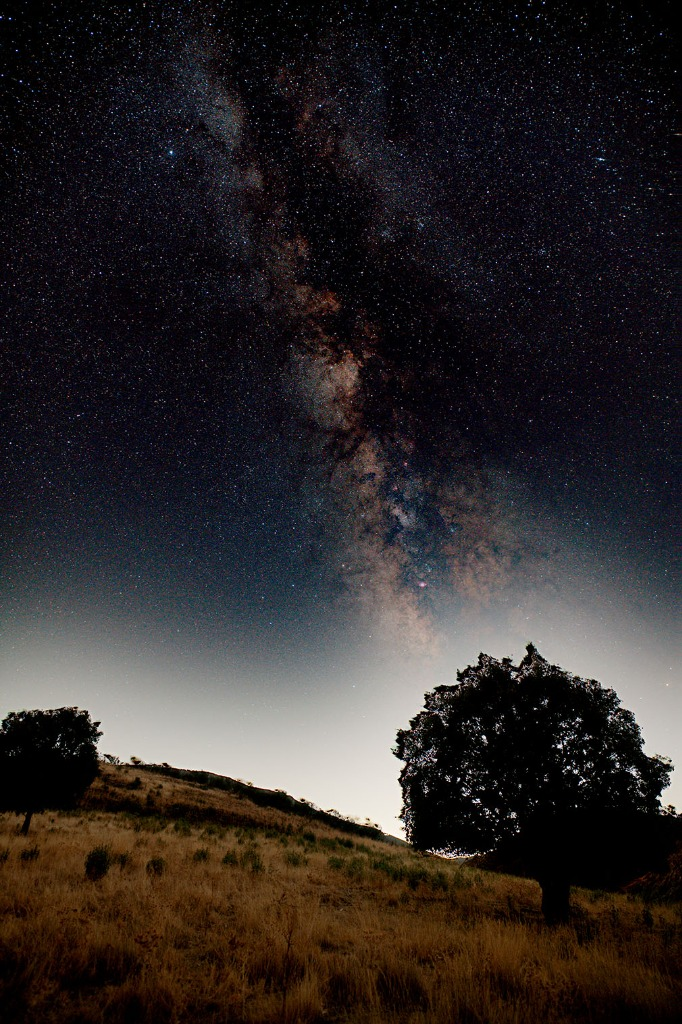
#> input picture gui/assets/showcase_milkyway.jpg, 682 x 1024 px; its folder holds only this picture in this run
$ python -i eclipse.py   (imports and definitions only)
#> lines starting #> are read from the running program, lines starting #| are printed output that depends on the picture; after the words box and inside, x2 and y2 are one past the last pixel; in counts of white or black regions, pixels touching at a corner belong together
### core/stacking.py
# core/stacking.py
import os
import gc
import cv2
import numpy as np
import rawpy
import tifffile
import tempfile
import multiprocessing as mp
from concurrent.futures import ProcessPoolExecutor, ThreadPoolExecutor
from astropy.io import fits

# Aceleración nativa de CPU con Numba (fallback transparente a NumPy si no está disponible)
try:
    import numba
    from numba import njit, prange
    HAS_NUMBA = True
except ImportError:
    HAS_NUMBA = False

if HAS_NUMBA:
    @njit(fastmath=True)
    def _sort_inplace(arr):
        """Ordenamiento por inserción in-place ultrarrápido para vectores locales pequeños (N <= 100)."""
        n = len(arr)
        for i in range(1, n):
            key = arr[i]
            j = i - 1
            while j >= 0 and arr[j] > key:
                arr[j + 1] = arr[j]
                j -= 1
            arr[j + 1] = key

    @njit(parallel=True, fastmath=True, nogil=True)
    def _kappa_sigma_kernel_numba(data, kappa):
        """
        Kernel compilado en LLVM para integración Kappa-Sigma con MAD en una sola pasada.
        Opera en memoria caché L1/L2 con cero asignaciones en el heap de Python.
        data: shape (n_frames, total_items)
        """
        n_frames, total_items = data.shape
        out = np.empty(total_items, dtype=np.float32)

        for p in prange(total_items):
            # 1. Copiar valores locales a un buffer de pila
            v = np.empty(n_frames, dtype=np.float32)
            for i in range(n_frames):
                v[i] = data[i, p]

            # 2. Mediana local
            _sort_inplace(v)
            if n_frames % 2 == 1:
                med = v[n_frames // 2]
            else:
                med = 0.5 * (v[n_frames // 2 - 1] + v[n_frames // 2])

            # 3. Desviaciones absolutas respecto a la mediana
            d = np.empty(n_frames, dtype=np.float32)
            for i in range(n_frames):
                d[i] = abs(data[i, p] - med)

            # 4. MAD (Median Absolute Deviation)
            _sort_inplace(d)
            if n_frames % 2 == 1:
                mad = d[n_frames // 2]
            else:
                mad = 0.5 * (d[n_frames // 2 - 1] + d[n_frames // 2])

            sigma = 1.4826 * mad + 1e-6
            low = med - kappa * sigma
            high = med + kappa * sigma

            # 5. Promedio de valores válidos
            s = 0.0
            cnt = 0
            for i in range(n_frames):
                val = data[i, p]
                if low <= val <= high:
                    s += val
                    cnt += 1

            if cnt > 0:
                out[p] = s / cnt
            else:
                out[p] = med

        return out

    @njit(parallel=True, fastmath=True, nogil=True)
    def _percentile_kernel_numba(data, target_p):
        """Kernel compilado para cálculo exacto de percentil con interpolación lineal."""
        n_frames, total_items = data.shape
        out = np.empty(total_items, dtype=np.float32)
        rank = (target_p / 100.0) * (n_frames - 1)
        i0 = int(rank)
        i1 = min(i0 + 1, n_frames - 1)
        frac = float(rank - i0)

        for p in prange(total_items):
            v = np.empty(n_frames, dtype=np.float32)
            for i in range(n_frames):
                v[i] = data[i, p]
            _sort_inplace(v)
            out[p] = v[i0] + frac * (v[i1] - v[i0])

        return out

    @njit(parallel=True, fastmath=True, nogil=True)
    def _median_kernel_numba(data):
        """Kernel compilado para cálculo rápido de mediana en franjas."""
        n_frames, total_items = data.shape
        out = np.empty(total_items, dtype=np.float32)

        for p in prange(total_items):
            v = np.empty(n_frames, dtype=np.float32)
            for i in range(n_frames):
                v[i] = data[i, p]
            _sort_inplace(v)
            if n_frames % 2 == 1:
                out[p] = v[n_frames // 2]
            else:
                out[p] = 0.5 * (v[n_frames // 2 - 1] + v[n_frames // 2])

        return out

    # Calentamiento JIT anticipado con arrays mínimos de prueba
    try:
        _dummy = np.zeros((2, 2), dtype=np.float32)
        _kappa_sigma_kernel_numba(_dummy, 2.2)
        _percentile_kernel_numba(_dummy, 50.0)
        _median_kernel_numba(_dummy)
    except Exception:
        pass


# [595 lines left out: functions load_image_as_float32, get_image_dimensions, _median_stack_chunked, create_master_bias, create_master_dark, create_master_flat and 9 more, not called in this run]

### core/eclipse.py
# core/eclipse.py
"""
core/eclipse.py - Motor matemático y algoritmos especializados para eclipses solares y lunares.

Incluye:
1. Extracción de metadatos EXIF (tiempo de exposición, ISO, apertura).
2. Detección de limbo de alta precisión (Sub-pixel Radial Edge Scanner + Ajuste Algebraico
   con rechazo RANSAC/MAD de protuberancias y perlas de Baily).
3. Traslación afín subpíxel y registro de series de bracketing por limbo.
4. Fusión HDR lineal con estirado de rango dinámico (Asinh) para levantar la corona externa.
5. Filtro NRGF con compuerta radial (Radial Gate) y sustracción de ruido de fondo para
   eliminar al 100% el grano del sensor en el cielo exterior.
6. Realce de filamentos finos mediante filtro tangencial / bilateral enmascarado.
"""
import os
import cv2
import numpy as np
from typing import Tuple, List, Dict, Optional, Any
from PIL import Image, ExifTags
from scipy.optimize import minimize

from core.stacking import load_image_as_float32


# [81 lines left out: function extract_exposure_info, not called in this run]


def _fit_circle_algebraic(x: np.ndarray, y: np.ndarray) -> Tuple[float, float, float]:
    """Ajuste algebraico de círculo por mínimos cuadrados (Pratt / Kasa)."""
    A = np.column_stack([x, y, np.ones_like(x)])
    b = x**2 + y**2
    c, _, _, _ = np.linalg.lstsq(A, b, rcond=None)
    cx = c[0] / 2.0
    cy = c[1] / 2.0
    r = np.sqrt(max(c[2] + cx**2 + cy**2, 1e-4))
    return float(cx), float(cy), float(r)


def _radial_limb_scan(
    img_gray: np.ndarray,
    init_cx: float,
    init_cy: float,
    r_min: float,
    r_max: float,
    num_rays: int = 360,
    mode: str = "solar"
) -> Optional[Tuple[float, float, float]]:
    """
    Escanea rayos radiales desde un centro aproximado para detectar la posición
    exacta del limbo con precisión subpíxel y rechazo robusto de protuberancias / Baily's beads.
    Calcula residuales respecto al círculo ajustado y filtra por MAD para eliminar protuberancias.
    """
    if r_max <= r_min + 3:
        return None

    angles = np.linspace(0, 2 * np.pi, num_rays, endpoint=False)
    r_steps = np.arange(r_min, r_max, 0.5, dtype=np.float32)

    xs = init_cx + np.outer(np.cos(angles), r_steps)
    ys = init_cy + np.outer(np.sin(angles), r_steps)

    samples = cv2.remap(img_gray, xs.astype(np.float32), ys.astype(np.float32), cv2.INTER_LINEAR)
    grad = np.diff(samples, axis=1)

    if mode == "solar":
        max_idx = np.argmax(grad, axis=1)
        peak_vals = np.take_along_axis(grad, max_idx[:, None], axis=1).ravel()
    else:
        max_idx = np.argmin(grad, axis=1)
        peak_vals = -np.take_along_axis(grad, max_idx[:, None], axis=1).ravel()

    detected_r = r_steps[max_idx]

    valid_grad = peak_vals > np.percentile(peak_vals, 15)
    if np.sum(valid_grad) < 20:
        return None

    r_valid = detected_r[valid_grad]
    a_valid = angles[valid_grad]

    xin = init_cx + r_valid * np.cos(a_valid)
    yin = init_cy + r_valid * np.sin(a_valid)

    # 1. Ajuste preliminar del círculo
    cxt, cyt, rt = _fit_circle_algebraic(xin, yin)

    # 2. Rechazo robusto de protuberancias basado en residual radial al círculo
    dist = np.sqrt((xin - cxt)**2 + (yin - cyt)**2)
    residual = np.abs(dist - rt)
    med_res = float(np.median(residual))
    mad_res = float(1.4826 * np.median(np.abs(residual - med_res)))
    inliers = residual < max(2.5 * mad_res, 3.0)

    if np.sum(inliers) < 15:
        return float(cxt), float(cyt), float(rt)

    cx_final, cy_final, r_final = _fit_circle_algebraic(xin[inliers], yin[inliers])
    return float(cx_final), float(cy_final), float(r_final)


def optimize_center_circular_flux(
    gray: np.ndarray,
    init_cx: float,
    init_cy: float,
    radius: float,
    mode: str = "solar"
) -> Tuple[float, float]:
    """
    Optimiza las coordenadas del centro (cx, cy) a precisión subpíxel milimétrica (< 0.1 px)
    con un radio fijado r = radius, maximizando el flujo del gradiente radial perpendicular al limbo.

    Utiliza una estadística de mediana robusta sobre 360 rayos angulares, lo que confiere
    inmunidad matemática total frente a protuberancias solares, cuentas de Baily o variaciones locales.
    """
    angles = np.linspace(0, 2 * np.pi, 360, endpoint=False)
    cos_a = np.cos(angles)
    sin_a = np.sin(angles)
    r_in = max(1.0, radius - 3.0)
    r_out = radius + 3.0

    def loss(p):
        cx, cy = p[0], p[1]
        xs_in = cx + r_in * cos_a
        ys_in = cy + r_in * sin_a
        xs_out = cx + r_out * cos_a
        ys_out = cy + r_out * sin_a
        v_in = cv2.remap(gray, xs_in.astype(np.float32)[:, None], ys_in.astype(np.float32)[:, None], cv2.INTER_LINEAR).ravel()
        v_out = cv2.remap(gray, xs_out.astype(np.float32)[:, None], ys_out.astype(np.float32)[:, None], cv2.INTER_LINEAR).ravel()
        diff = (v_out - v_in) if mode == "solar" else (v_in - v_out)
        return -float(np.median(diff))

    best_c = (init_cx, init_cy)
    best_loss = loss(best_c)
    for dx in range(-12, 13, 3):
        for dy in range(-12, 13, 3):
            c = (init_cx + dx, init_cy + dy)
            l = loss(c)
            if l < best_loss:
                best_loss = l
                best_c = c

    res = minimize(loss, list(best_c), method="Nelder-Mead", options={"xatol": 0.05, "fatol": 1e-4, "maxiter": 60})
    return float(res.x[0]), float(res.x[1])


def detect_eclipse_disk(
    image: np.ndarray,
    mode: str = "solar",
    expected_radius: Optional[float] = None
) -> Tuple[float, float, float]:
    """
    Detecta automáticamente las coordenadas del centro (cx, cy) y el radio (r)
    del disco del eclipse (Sol o Luna) con precisión subpíxel.

    1. Localización inicial topológica:
       - Solar: detección del disco lunar como hueco interior dentro del anillo de corona brillante.
       - Lunar: detección del contorno exterior de la Luna brillante.
    2. Si expected_radius está disponible (p. ej. en lote o desde la toma de referencia):
       - Ancla exactamente el radio físico de la Luna (invariable durante la totalidad).
       - Optimiza (cx, cy) con flujo de gradiente radial mediano, ignorando al 100% protuberancias.
    3. Si expected_radius es None:
       - Realiza escaneo radial subpíxel en dos pasadas con filtrado MAD de residuales.
       - Refina el centro subpíxel resultante mediante flujo circular.
    """
#> called with mode = 'solar'
    h, w = image.shape[:2]
    if image.ndim == 3:
        gray = 0.2126 * image[..., 0] + 0.7152 * image[..., 1] + 0.0722 * image[..., 2]
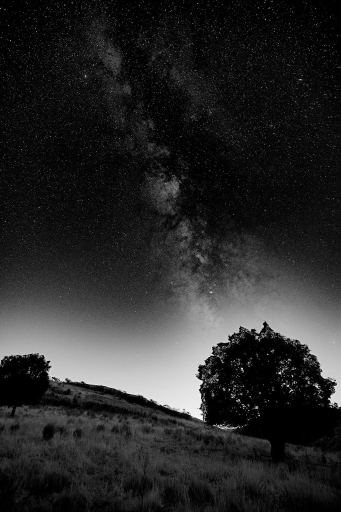
#> gray: shape (1024, 682) float64 (shown at 1/2 size); min 0, max 254.9, mean 41
    else:
        gray = image.copy()
    gray = gray.astype(np.float32)

    # Coarse detection via downsampled image (1000 px max, sin sobreescalar)
    scale = min(1.0, 1000.0 / float(max(h, w)))
    small_w, small_h = max(1, int(w * scale)), max(1, int(h * scale))
    small_gray = cv2.resize(gray, (small_w, small_h), interpolation=cv2.INTER_AREA)

    init_cx, init_cy, init_r = None, None, None

    if mode == "solar":
        # En eclipse solar, la Luna es un hueco oscuro cerrado dentro de la corona brillante
        thresh = np.percentile(small_gray, 95)
#> thresh = 175.5
        bright = (small_gray > thresh).astype(np.uint8) * 255
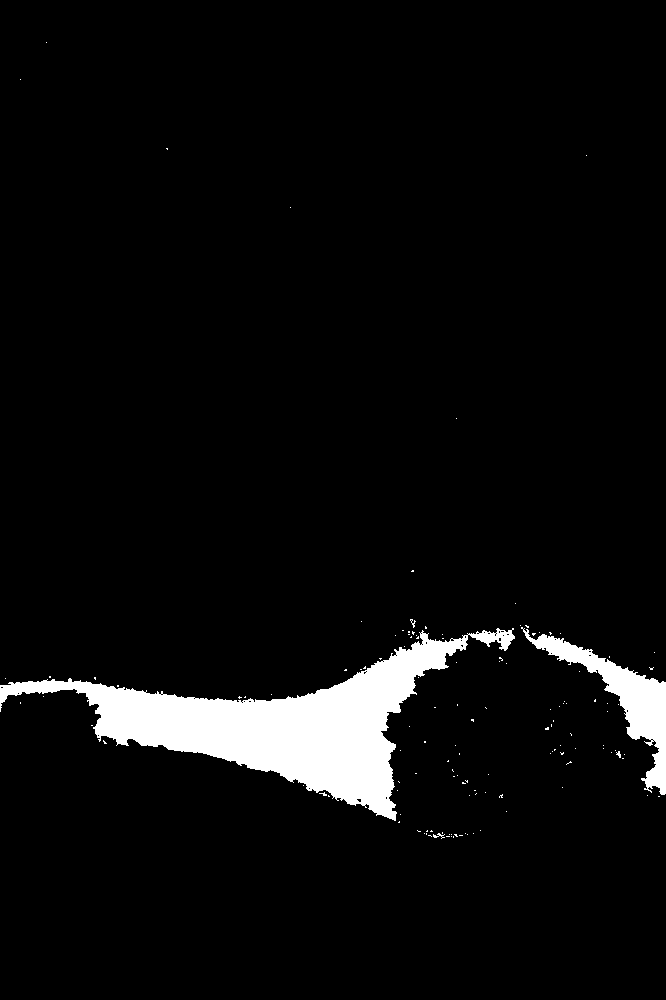
#> bright: shape (1000, 666); 5% white; 133 white regions (128 under 20 px), largest, box (x1, y1, x2, y2) and area: (0, 628, 515, 821) 27678, (521, 627, 666, 795) 5206, (433, 833, 445, 839) 30, (410, 619, 416, 628) 21, (616, 751, 621, 758) 20
        kernel = cv2.getStructuringElement(cv2.MORPH_ELLIPSE, (5, 5))
        bright_closed = cv2.morphologyEx(bright, cv2.MORPH_CLOSE, kernel)
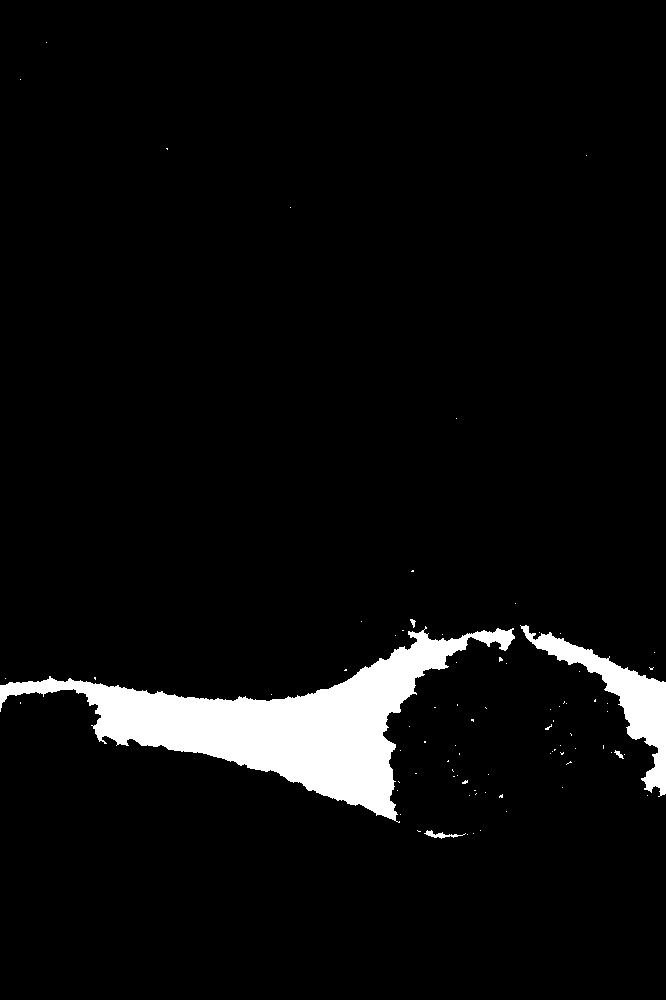
#> bright_closed: shape (1000, 666); 5.1% white; 81 white regions (76 under 20 px)
        contours, hierarchy = cv2.findContours(bright_closed, cv2.RETR_CCOMP, cv2.CHAIN_APPROX_NONE)
#> contours = 81 contours, 77 with area under 20; largest, box (x1, y1, x2, y2) and area: (0, 626, 515, 823) 27634, (520, 625, 666, 797) 5144, (424, 830, 466, 839) 85, (614, 750, 624, 759) 24
        if hierarchy is not None:
            max_area = 0
            best_hole = None
            for i, h_info in enumerate(hierarchy[0]):
                if h_info[3] != -1:  # Hueco interior
                    area = cv2.contourArea(contours[i])
                    if area > max_area and area > 100:
                        max_area = area
                        best_hole = contours[i]
#> this loop made 81 passes
#> h_info on passes 1 to 8: [1, -1, -1, -1], [2, 0, -1, -1], [3, 1, -1, -1], [4, 2, -1, -1], [5, 3, -1, -1], [6, 4, -1, -1], [7, 5, -1, -1], [8, 6, -1, -1]
#> after the loop, max_area = 0
            if best_hole is not None:
                (hcx, hcy), hr = cv2.minEnclosingCircle(best_hole)
                init_cx = float(hcx / scale)
                init_cy = float(hcy / scale)
                init_r = float(hr / scale)
    else:
        # En eclipse lunar, la Luna es el objeto brillante circular.
        # Evitamos percentiles globales fijos (p80) que seleccionan nubes o resplandor difuso.
        small_u8 = np.clip(small_gray, 0, 255).astype(np.uint8) if small_gray.max() > 1.5 else np.clip(small_gray * 255.0, 0, 255).astype(np.uint8)

        # 1. Localizar el punto de brillo lunar máximo (filtrando ruido puntual con Gaussiano)
        peak_blur = cv2.GaussianBlur(small_u8, (31, 31), 0)
        _, _, _, (peak_x, peak_y) = cv2.minMaxLoc(peak_blur)

        # 2. Detección de círculos mediante transformada de Hough multiescala/gradiente
        blur = cv2.GaussianBlur(small_u8, (9, 9), 2)
        min_r = max(5, int(15 * scale))
        max_r = max(min_r + 20, int(min(small_w, small_h) * 0.45))

        for p2 in [35, 28, 22, 16, 12]:
            circles = cv2.HoughCircles(
                blur, cv2.HOUGH_GRADIENT, dp=1.2, minDist=max(10, int(20 * scale)),
                param1=80, param2=p2, minRadius=min_r, maxRadius=max_r
            )
            if circles is not None and len(circles[0]) > 0:
                cands = circles[0]
                # Priorizar el círculo que contenga o esté más próximo a la zona de brillo lunar
                valid_cands = []
                for c in cands:
                    cx_c, cy_c, r_c = c[0], c[1], c[2]
                    dist = np.hypot(cx_c - peak_x, cy_c - peak_y)
                    if dist <= max(r_c * 1.6, 40.0):
                        valid_cands.append((dist, cx_c, cy_c, r_c))
                if valid_cands:
                    valid_cands.sort(key=lambda item: item[0])
                    best = valid_cands[0]
                    init_cx = float(best[1] / scale)
                    init_cy = float(best[2] / scale)
                    init_r = float(best[3] / scale)
                    break
                best = min(cands, key=lambda c: np.hypot(c[0] - small_w / 2, c[1] - small_h / 2))
                init_cx = float(best[0] / scale)
                init_cy = float(best[1] / scale)
                init_r = float(best[2] / scale)
                break

        # 3. Fallback: umbralización de Otsu en una ventana local centrada en el brillo lunar
        if init_cx is None:
            roi_size = int(max(min(small_w, small_h) * 0.3, 100))
            x0 = max(0, peak_x - roi_size)
            y0 = max(0, peak_y - roi_size)
            x1 = min(small_w, peak_x + roi_size)
            y1 = min(small_h, peak_y + roi_size)
            roi = small_u8[y0:y1, x0:x1]
            _, roi_thresh = cv2.threshold(roi, 0, 255, cv2.THRESH_BINARY + cv2.THRESH_OTSU)
            cnts, _ = cv2.findContours(roi_thresh, cv2.RETR_EXTERNAL, cv2.CHAIN_APPROX_SIMPLE)
            if cnts:
                c_best = max(cnts, key=cv2.contourArea)
                (hcx, hcy), hr = cv2.minEnclosingCircle(c_best)
                init_cx = float((hcx + x0) / scale)
                init_cy = float((hcy + y0) / scale)
                init_r = float(hr / scale)

    if init_cx is None or init_r is None or init_r < 10:
        # Fallback a centro de imagen si no se encuentra hueco/contorno
        init_cx = w / 2.0
        init_cy = h / 2.0
        init_r = expected_radius if (expected_radius and expected_radius > 10) else min(w, h) * 0.18

    # Si expected_radius está disponible y es válido, optimizar centro anclando R
    if expected_radius is not None and expected_radius > 10:
        opt_cx, opt_cy = optimize_center_circular_flux(gray, init_cx, init_cy, expected_radius, mode=mode)
        return float(opt_cx), float(opt_cy), float(expected_radius)

    # Detección completa de centro y radio
    r_min = max(5.0, init_r - 35.0)
    r_max = init_r + 35.0

    p1 = _radial_limb_scan(gray, init_cx, init_cy, r_min, r_max, num_rays=360, mode=mode)
#> in _radial_limb_scan, `samples = cv2.remap(img_gray, xs.astype(np.float32), ys.astype(np.floa..`:
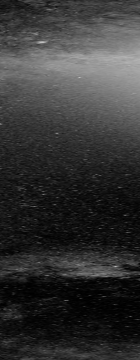
#> samples: shape (360, 140) float32; min 0.272, max 194.6, mean 52.9
#> in _radial_limb_scan, `grad = np.diff(samples, axis=1)`:
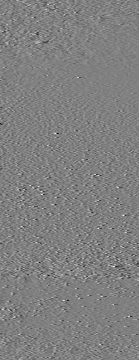
#> grad: shape (360, 139) float32; min -48.35, max 48.17, mean 0.1; drawn with min black and max white
#> in _radial_limb_scan, `max_idx = np.argmax(grad, axis=1)`: max_idx = 360 values, max 138 at index 211, min 0 at index 50, mean 57.31
#> in _radial_limb_scan, `peak_vals = np.take_along_axis(grad, max_idx[:, None], axis=1).ravel()`: peak_vals = 360 values, max 48.17 at index 228, min 4.5 at index 92, mean 16.75
#> in _radial_limb_scan, `detected_r = r_steps[max_idx]`: detected_r = 360 values, max 156.8 at index 211, min 87.76 at index 50, mean 116.4
#> in _radial_limb_scan, `r_valid = detected_r[valid_grad]`: r_valid = 306 values, max 156.8 at index 163, min 87.76 at index 49, mean 117.3
#> in _radial_limb_scan, `a_valid = angles[valid_grad]`: a_valid = 306 values from 0 to 6.27
#> in _radial_limb_scan, `xin = init_cx + r_valid * np.cos(a_valid)`: xin = 306 values, max 497.4 at index 302, min 193 at index 125, mean 337.1
#> in _radial_limb_scan, `yin = init_cy + r_valid * np.sin(a_valid)`: yin = 306 values, max 665 at index 61, min 356 at index 218, mean 493.4
#> in _fit_circle_algebraic, `A = np.column_stack([x, y, np.ones_like(x)])`: A = 306 rows, first 8: [437.3, 512, 1], [439.2, 513.7, 1], [440.2, 515.5, 1], [487.1, 519.7, 1], [452.5, 519.8, 1], [442.4, 520.9, 1], [445.2, 523, 1], [456.4, 526.2, 1]
#> in _fit_circle_algebraic, `b = x**2 + y**2`: b = 306 values, max 553166.5 at index 61, min 215259.1 at index 198, mean 370911.6
#> in _fit_circle_algebraic, `c, _, _, _ = np.linalg.lstsq(A, b, rcond=None)`: c = [674.6, 1000.2, -350001.1]
#> in _fit_circle_algebraic, `cx = c[0] / 2.0`: cx = 337.3
#> in _fit_circle_algebraic, `cy = c[1] / 2.0`: cy = 500.1
#> in _fit_circle_algebraic, `r = np.sqrt(max(c[2] + cx**2 + cy**2, 1e-4))`: r = 117.7
#> in _radial_limb_scan, `cxt, cyt, rt = _fit_circle_algebraic(xin, yin)`: cxt = 337.3; cyt = 500.1; rt = 117.7
#> in _radial_limb_scan, `dist = np.sqrt((xin - cxt)**2 + (yin - cyt)**2)`: dist = 306 values, max 165 at index 61, min 78.75 at index 238, mean 116.2
#> in _radial_limb_scan, `residual = np.abs(dist - rt)`: residual = 306 values, max 47.33 at index 61, min 0.0464 at index 41, mean 15.49
#> in _radial_limb_scan, `med_res = float(np.median(residual))`: med_res = 14.98
#> in _radial_limb_scan, `mad_res = float(1.4826 * np.median(np.abs(residual - med_res)))`: mad_res = 10.59
#> in _fit_circle_algebraic (call 2), `A = np.column_stack([x, y, np.ones_like(x)])`: A = 257 rows, first 8: [437.3, 512, 1], [439.2, 513.7, 1], [440.2, 515.5, 1], [452.5, 519.8, 1], [442.4, 520.9, 1], [445.2, 523, 1], [456.4, 526.2, 1], [454.1, 527.9, 1]
#> in _radial_limb_scan, `cx_final, cy_final, r_final = _fit_circle_algebraic(xin[inliers], yin[..`: cx_final = 335.6; cy_final = 495.9; r_final = 116.3
#> p1 = (335.6, 495.9, 116.3)
    if p1 is not None:
        p1_cx, p1_cy, p1_r = p1
#> p1_cx = 335.6; p1_cy = 495.9; p1_r = 116.3
        p2 = _radial_limb_scan(gray, p1_cx, p1_cy, p1_r - 15.0, p1_r + 15.0, num_rays=360, mode=mode)
#> call 2 of _radial_limb_scan, with init_cx = 335.6, init_cy = 495.9, r_min = 101.3, r_max = 131.3, num_rays = 360, mode = 'solar'
#> in _radial_limb_scan (call 2), `xs = init_cx + np.outer(np.cos(angles), r_steps)`:
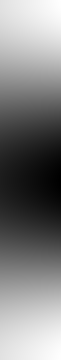
#> xs: shape (360, 61) float64; min 204.2, max 466.9, mean 335.6; drawn with min black and max white
#> (the rest of the program and of its run is left out)
